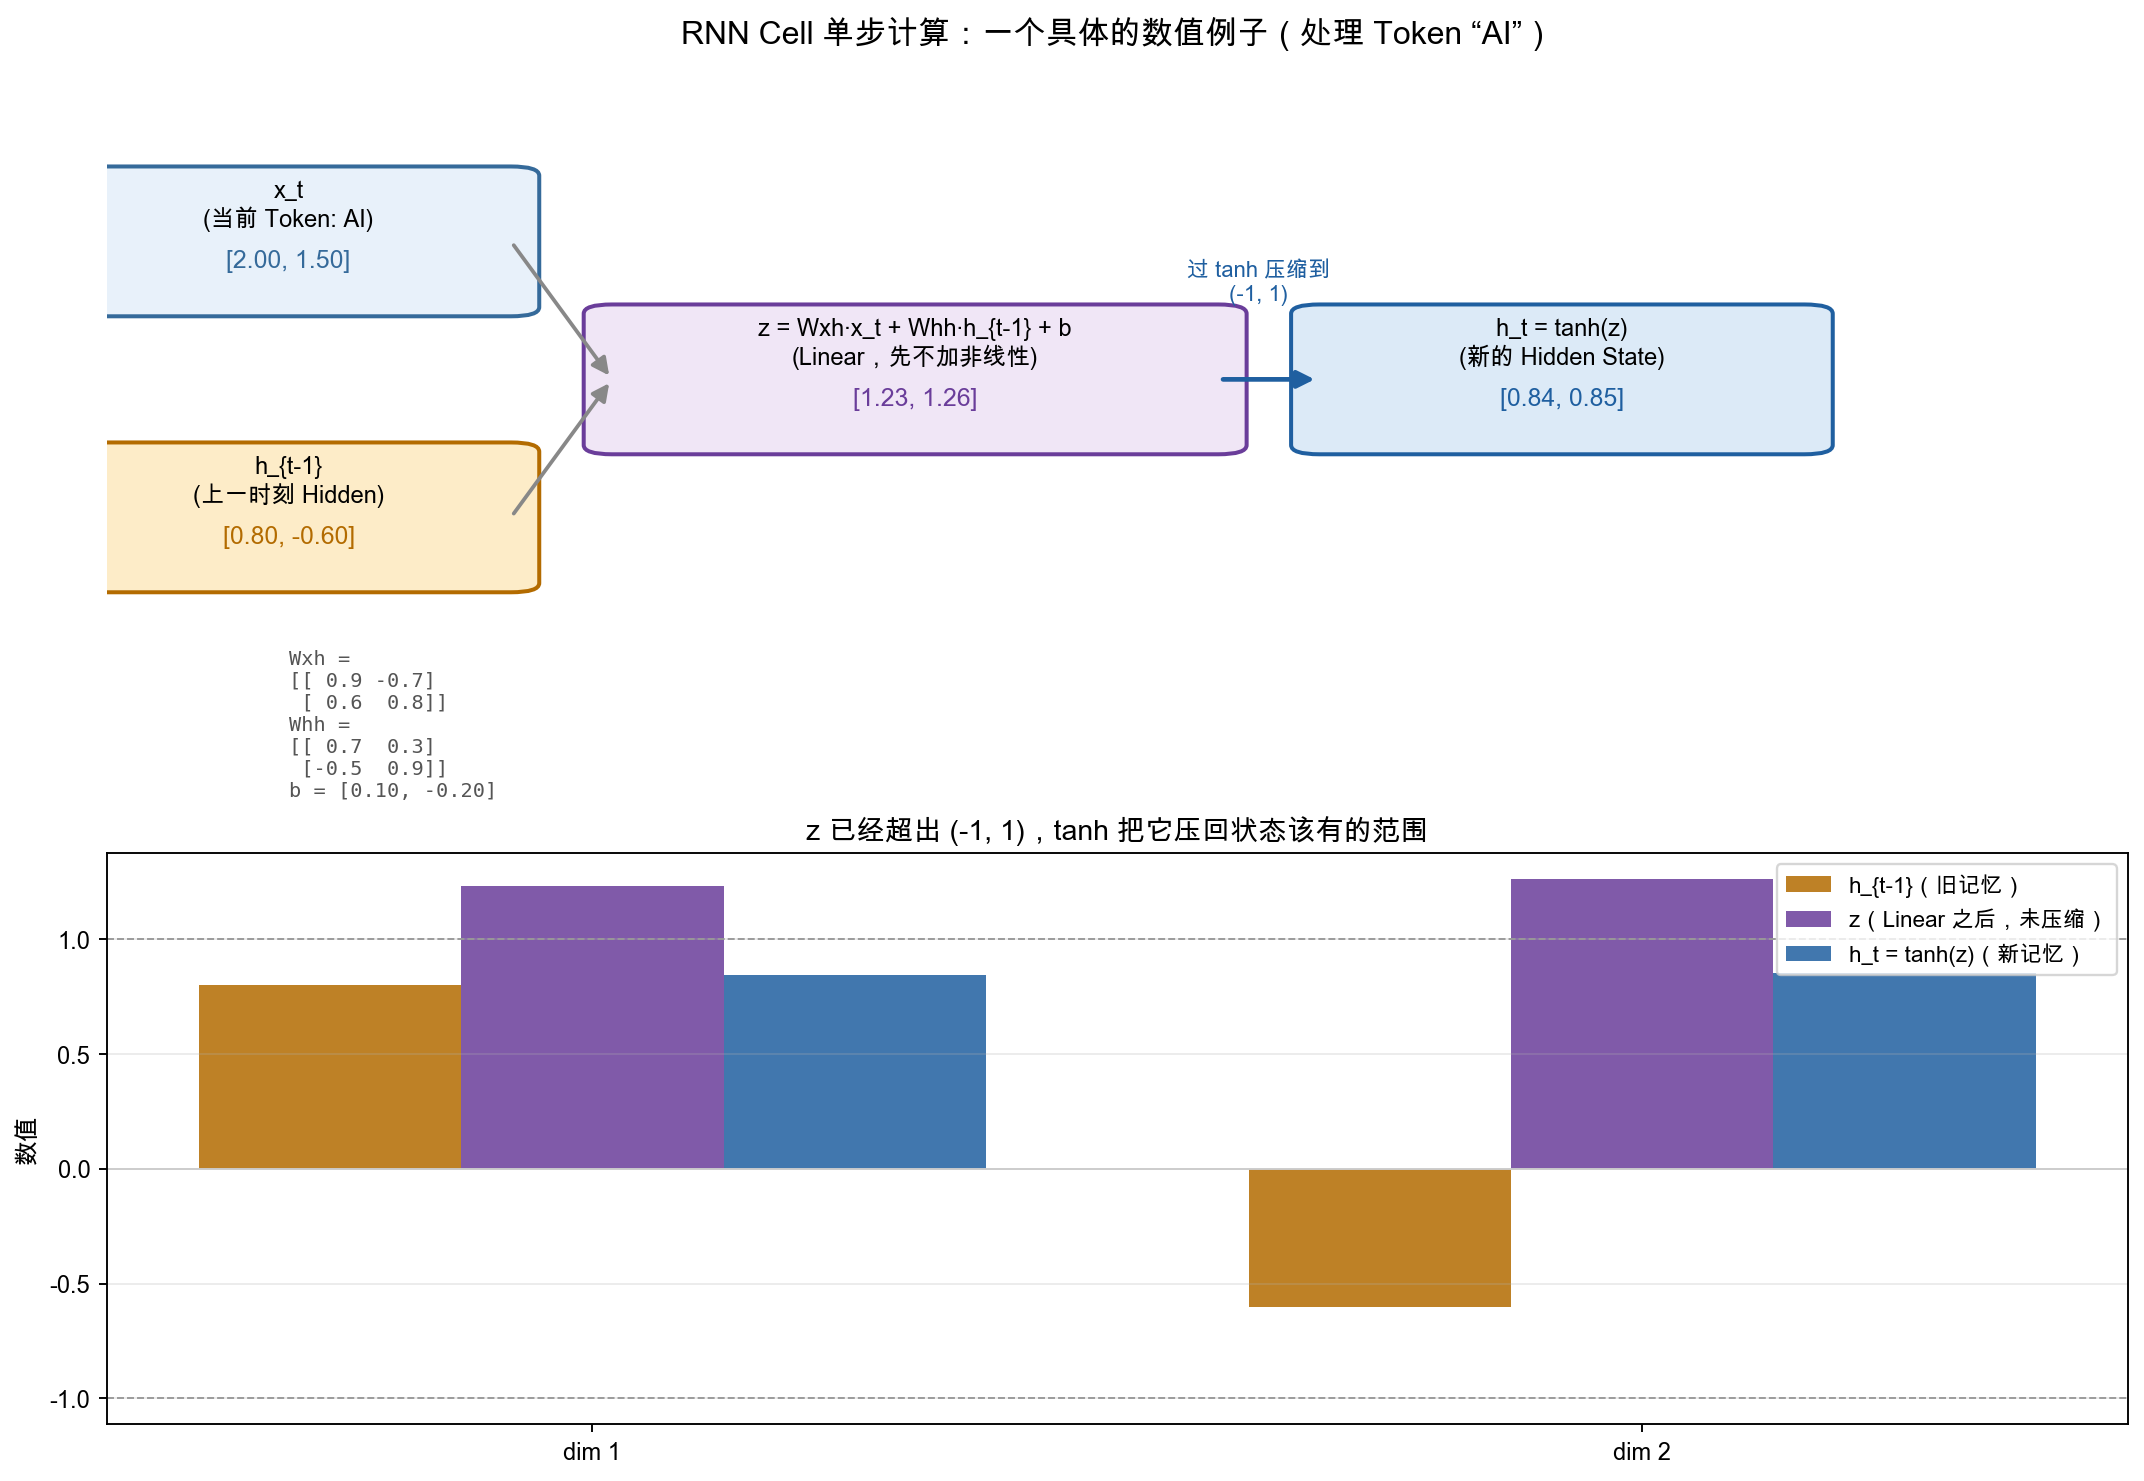

Recreate this plot in Python.
#!/usr/bin/env python3
"""生成第9章 RNN Cell 单步计算的数值流程图：h_t = tanh(Wxh·x_t + Whh·h_{t-1} + b)。"""
from pathlib import Path

import matplotlib
matplotlib.use("Agg")
import matplotlib.font_manager as fm
import matplotlib.pyplot as plt
import numpy as np
from matplotlib.patches import FancyArrowPatch, FancyBboxPatch

FONT_CANDIDATES = [
    "PingFang SC", "Microsoft YaHei", "Noto Sans CJK SC",
    "WenQuanYi Micro Hei", "Source Han Sans SC", "Arial Unicode MS",
]
available = {font.name for font in fm.fontManager.ttflist}
font = next((name for name in FONT_CANDIDATES if name in available), "DejaVu Sans")
plt.rcParams.update({"font.family": font, "axes.unicode_minus": False})

# 一个 2 维的具体数值示例：处理第 3 个 Token "AI"
x_t = np.array([2.0, 1.5])
h_prev = np.array([0.80, -0.60])
Wxh = np.array([[0.9, -0.7], [0.6, 0.8]])
Whh = np.array([[0.7, 0.3], [-0.5, 0.9]])
b = np.array([0.10, -0.20])

z = Wxh @ x_t + Whh @ h_prev + b
h_t = np.tanh(z)

fig, (ax_top, ax_bar) = plt.subplots(2, 1, figsize=(12.5, 8.6), dpi=170,
                                      gridspec_kw={"height_ratios": [1.15, 1]},
                                      constrained_layout=True)

# ---------- 上半部分：数值流程图 ----------
ax_top.set_xlim(0, 1)
ax_top.set_ylim(0, 1)
ax_top.axis("off")

boxes = [
    (0.09, "x_t\n(当前 Token: AI)", x_t, "#E8F1FA", "#356A9A"),
    (0.09, "h_{t-1}\n(上一时刻 Hidden)", h_prev, "#FDECC8", "#B36B00"),
    (0.40, "z = Wxh·x_t + Whh·h_{t-1} + b\n(Linear，先不加非线性)", z, "#F0E6F6", "#6A3D9A"),
    (0.72, "h_t = tanh(z)\n(新的 Hidden State)", h_t, "#DCEAF7", "#1F5FA0"),
]

y_positions = [0.72, 0.30, 0.51, 0.51]
widths = [0.22, 0.22, 0.30, 0.24]

def fmt(vec):
    return "[" + ", ".join(f"{v:.2f}" for v in vec) + "]"

positions = {}
for (x_pos, title, vec, face, edge), y_pos, width in zip(boxes, y_positions, widths):
    box = FancyBboxPatch((x_pos - width / 2, y_pos - 0.10), width, 0.20,
                          boxstyle="round,pad=0.014", facecolor=face, edgecolor=edge, linewidth=1.7)
    ax_top.add_patch(box)
    ax_top.text(x_pos, y_pos + 0.055, title, ha="center", va="center", fontsize=10, weight="bold")
    ax_top.text(x_pos, y_pos - 0.03, fmt(vec), ha="center", va="center", fontsize=10.5, color=edge)
    positions[title.split("\n")[0]] = (x_pos, y_pos, width)

# 箭头：x_t, h_{t-1} -> z
for key in ["x_t", "h_{t-1}"]:
    x0, y0, w0 = positions[key]
    x1, y1, w1 = positions["z = Wxh·x_t + Whh·h_{t-1} + b"]
    ax_top.add_patch(FancyArrowPatch((x0 + w0 / 2, y0), (x1 - w1 / 2, y1),
                                      arrowstyle="-|>", mutation_scale=15,
                                      color="#888888", linewidth=1.6, connectionstyle="arc3,rad=0.0"))
# 箭头：z -> h_t
x0, y0, w0 = positions["z = Wxh·x_t + Whh·h_{t-1} + b"]
x1, y1, w1 = positions["h_t = tanh(z)"]
ax_top.add_patch(FancyArrowPatch((x0 + w0 / 2, y0), (x1 - w1 / 2, y1),
                                  arrowstyle="-|>", mutation_scale=15,
                                  color="#1F5FA0", linewidth=2.0))
ax_top.text((x0 + x1) / 2 + 0.01, y0 + 0.12, "过 tanh 压缩到\n(-1, 1)", ha="center", fontsize=9.3,
            color="#1F5FA0")

ax_top.text(0.09, 0.10,
            f"Wxh =\n{np.array2string(Wxh, precision=2)}\nWhh =\n{np.array2string(Whh, precision=2)}\nb = {fmt(b)}",
            fontsize=8.6, color="#555555", family="monospace", va="top")

ax_top.set_title("RNN Cell 单步计算：一个具体的数值例子（处理 Token \u201cAI\u201d）", fontsize=13.5, weight="bold")

# ---------- 下半部分：柱状图，直观看 tanh 的压缩效果 ----------
dims = ["dim 1", "dim 2"]
width = 0.25
idx = np.arange(len(dims))
ax_bar.bar(idx - width, h_prev, width, label="h_{t-1}（旧记忆）", color="#B36B00", alpha=0.85)
ax_bar.bar(idx, z, width, label="z（Linear 之后，未压缩）", color="#6A3D9A", alpha=0.85)
ax_bar.bar(idx + width, h_t, width, label="h_t = tanh(z)（新记忆）", color="#1F5FA0", alpha=0.85)
ax_bar.axhline(1, color="#999999", linewidth=0.8, linestyle="--")
ax_bar.axhline(-1, color="#999999", linewidth=0.8, linestyle="--")
ax_bar.axhline(0, color="#CCCCCC", linewidth=0.8)
ax_bar.set_xticks(idx, dims)
ax_bar.set_ylabel("数值", fontsize=10.5)
ax_bar.set_title("z 已经超出 (-1, 1)，tanh 把它压回状态该有的范围", fontsize=12, weight="bold")
ax_bar.legend(loc="upper right", fontsize=9.5)
ax_bar.grid(axis="y", alpha=0.25)

output = Path(__file__).resolve().parent / "rnn_cell_numeric_step.png"
fig.savefig(output, bbox_inches="tight")
print(f"saved to {output}")
print("z =", z, "h_t =", h_t)
